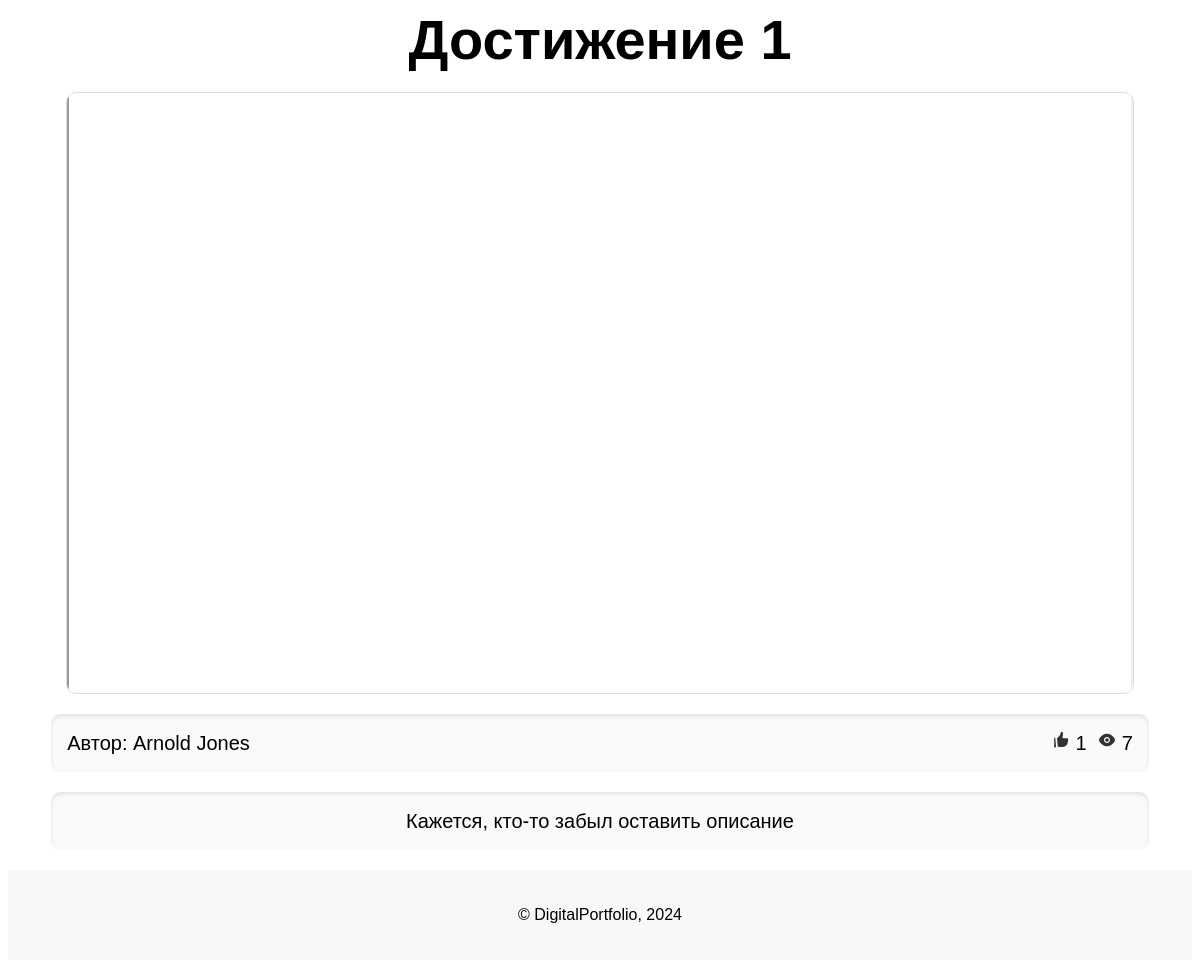
Page /achievements/14/ on the committed database.
### main/models.py (models this page shows, shortened)
class Achievements(models.Model):
    title = models.CharField(max_length=50)
    preview = models.ImageField(
        null=True,
        validators=[
            FileExtensionValidator(allowed_extensions=['jpg', 'jpeg', 'png']),
        ]
    )
    file = models.FileField(
        validators=[
            FileExtensionValidator(allowed_extensions=['jpg', 'jpeg', 'png', 'pdf', 'ogg', 'mp3']),
        ]
    )
    pub_date = models.DateTimeField(auto_now_add=True)
    description = models.CharField(max_length=500, null=True)
    likes = models.IntegerField(default=0)
    views = models.IntegerField(default=0)
    liked_by = models.ManyToManyField(User, related_name='liked_achievements', blank=True)
    author = models.ForeignKey(
        User,
        on_delete=models.CASCADE,
        null=True,
    )
    objects = models.Manager()
    def formatted_likes(self):
        return format_number_with_suffix(self.likes)
    def formatted_views(self):
        return format_number_with_suffix(self.views)
    class Meta:
        verbose_name = 'Achievement'
        verbose_name_plural = 'Achievements'

### main/views.py (the view)
# urls.py: path('achievements/<int:pk>/', achievement_detail, name='achievement-detail'),
def achievement_detail(request, pk):
    achievement = Achievements.objects.get(pk=pk)
    return render(request, 'main/achievement.html', {'achievement': achievement})

### main/models.py (called while the page is built)
def format_number_with_suffix(value):
    if value >= 1000:
        return f"{value // 1000}k"
    else:
        return str(value)

### main/templatetags/custom_filters.py (called while the page is built)
@register.filter(name='file_ext')
def file_ext(url, ext):
    return url.lower().endswith(ext)

### main/templates/main/achievement.html (shortened to what this page needs)
{% load static custom_filters %}
<!DOCTYPE html>
<html lang="en">
<head>
    <link rel="stylesheet" href="{% static 'main/css/achievement.css' %}">
</head>
<body>
<main>
    <h1>{{ achievement.title }}</h1>
    <div class="file">
        {% if achievement.file.url|file_ext:".pdf" %}
            <iframe src="{{ achievement.file.url }}">
                Ваш браузер не поддерживает встроенные PDF файлы. Вы можете <a href="{{ achievement.file.url }}">скачать
                файл</a>.
            </iframe>
        {% elif achievement.file.url|file_ext:".jpg" or achievement.file.url|file_ext:".jpeg" or achievement.file.url|file_ext:".png" %}
            <img src="{{ achievement.file.url }}" alt="Image">
        {% endif %}
    </div>
    <div class="information">
        <div class="author">
            Автор: {{ achievement.author.first_name }} {{ achievement.author.last_name }}
        </div>
        <div class="statistic">
            <p class="likes">
                <img src="{% static 'main/img/Like.svg' %}" width="19" height="19">
                <span class="likes-count">{{ achievement.formatted_likes }}</span>
            </p>
            <p class="views">
                <img src="{% static 'main/img/Eye.svg' %}" width="20" height="20">
                {{ achievement.formatted_views }}
            </p>
        </div>
    </div>
    <div class="description">
        {% if achievement.description %}
            {{ achievement.description }}
        {% else %}
            Кажется, кто-то забыл оставить описание
        {% endif %}
    </div>
</main>
<footer>
    <div class="footer-content">
        <p>© DigitalPortfolio, 2024</p>
    </div>
</footer>
</body>
</html>

### main/static/main/css/achievement.css (style rules this page uses)
body { font-family: Arial, sans-serif; background-color: #ffffff; min-height: 100vh; display: flex; flex-direction: column; }
h1 { width: 90%; margin: 0 auto; font-weight: 600; font-size: 56px; line-height: 64px; text-align: center; margin-bottom: 20px; }
.file, .description, .information { width: 90%; margin: 0 auto; margin-bottom: 20px; }
.file { height: 75vh; display: flex; justify-content: center; align-items: center; border: 1px solid #ddd; border-radius: 10px; overflow: hidden; }
.description, .information { font-size: 20px; line-height: 26px; font-weight: 400; text-align: center; padding: 1rem; background-color: #fafafa; border-radius: 10px; box-shadow: inset 0 2px 4px rgba(0, 0, 0, 0.1); }
.information { display: flex; justify-content: space-between; }
.statistic { margin: 0; padding: 0; display: flex; gap: 10px; justify-content: end; }
.likes { margin: 0; gap: 5px; display: flex; align-self: center; justify-content: start; }
.views { margin: 0; display: flex; align-self: center; gap: 5px; }
.file iframe, .file img, .file audio { object-fit: contain; width: 100%; height: 100%; }
footer { display: flex; justify-content: center; padding: 20px; background-color: #F8F8F8; margin-top: auto; }
.footer-content { text-align: center; }

### rows in the picture
Achievements: title "Достижение 1", author.first_name "Arnold", author.last_name "Jones", formatted_likes "1", formatted_views "7"
